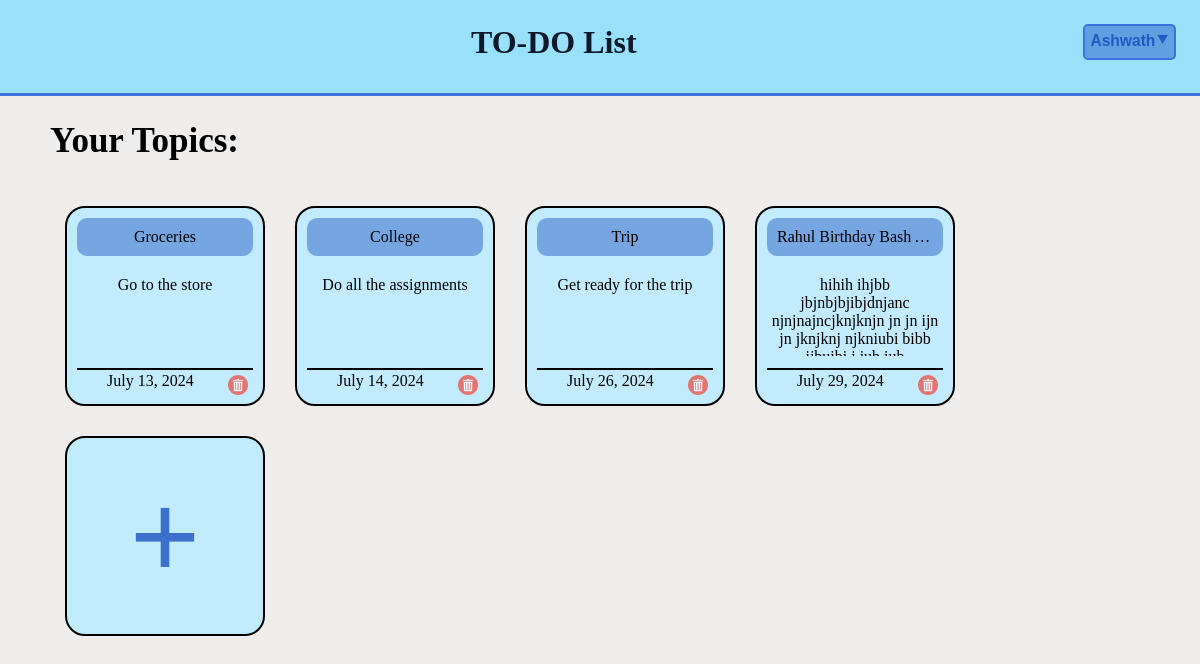
The app's page /home/ (signed in), older data.
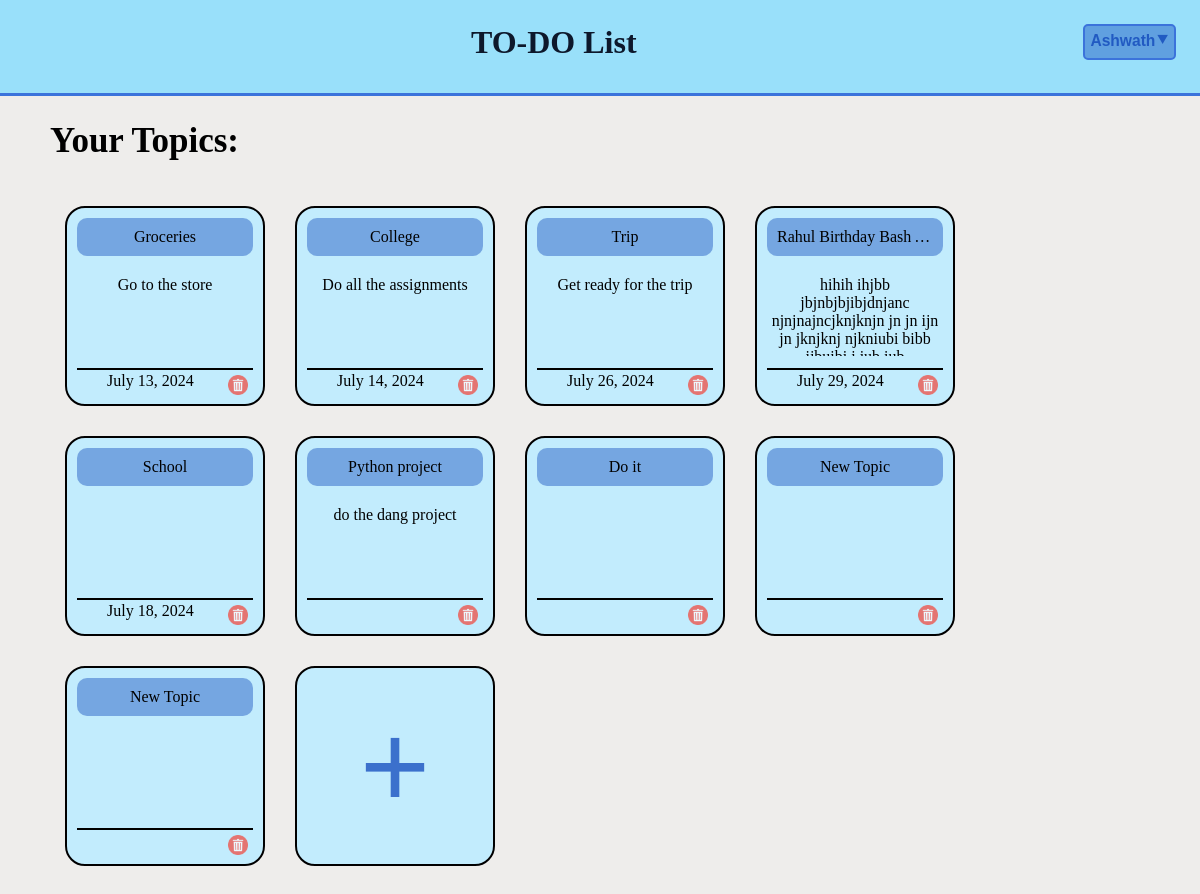
The same page, newer data.
### base/models.py (models this page shows)
class Topic(models.Model):
    user = models.ForeignKey(User, on_delete=models.CASCADE)
    title = models.CharField(max_length=100, blank=False, null=False)
    description = models.TextField(null=True, blank=True)
    created = models.DateTimeField(auto_now_add=True)
    deadline = models.DateField(null=True, blank=True)
    completed = models.BooleanField(default=False)
    def __str__(self):
        return self.title
    class Meta:
        ordering = ['created']

### base/views.py (the view)
# urls.py: path('home/', views.home, name = 'home'),
def home(request):
    user = request.user
    topics = Topic.objects.filter(user = user)
    context = {'topics':topics}
    return render(request, 'base/home.html', context)

### base/templates/base/home.html (shortened to what this page needs)
{% extends 'main.html' %}
{% block content %}
{% load static %}
<div class="block">
    <div class="sub-heading">
        Your Topics:
    </div>
    <div class="topics">
            {% for topic in topics %}
            <div class="topic-box btn" onmouseover="hoverDim(this)" onmouseout="resetDim(this)">
                <div class="topic-heading dim" onclick="redirect('/topic/{{topic.id}}')">
                    {{topic}}
                </div>
                <div class="topic-body" onclick="redirect('/topic/{{topic.id}}')">
                    <div class="topic-description">
                        {{topic.description}}
                    </div>
                    <div class="topic-box-footer">
                        {% if topic.deadline is not none %}
                        <div class="topic-deadline" onclick="redirect('/topic/{{topic.id}}')">
                            {{topic.deadline}}
                        </div>
                        {% else %}
                        <div class="topic-deadline" style="color: transparent;" onclick="redirect('/topic/{{topic.id}}')">
                        </div>
                        {% endif %}
                        <div class="delete-btn btn" onclick="deleteTopic('{{topic.id}}', event)">
                            <img src="{% static 'images/bin.png' %}" height=" 20px">
                        </div>
                    </div>
                </div>
            </div>
            {% endfor %}
        <button class="topic-box topic-add-btn" onclick="window.location.href=`{% url 'createtopic' %}`">
                <div class="plus-icon">&plus;</div>
        </button>
    </div>
</div>
{% endblock %}

Row changes from the older to the newer data that the page shows:
added Topic: title "School", deadline "July 18, 2024"
added Topic: title "Python project", description "do the dang project"
added Topic: title "Do it"
added Topic: title "New Topic"
added Topic: title "New Topic"
